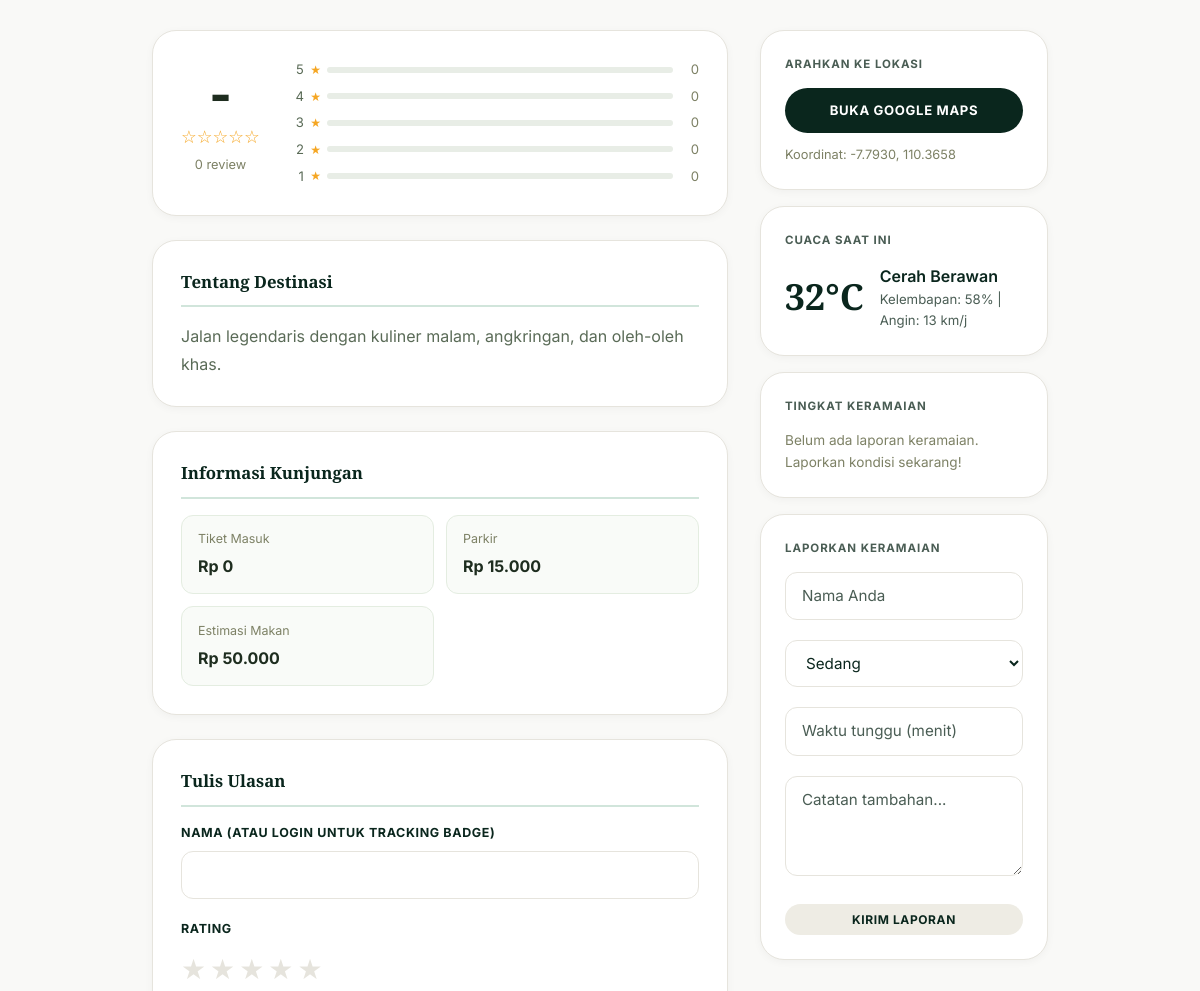
The page /place.php?id=21 (middle part) on the database as committed earlier.
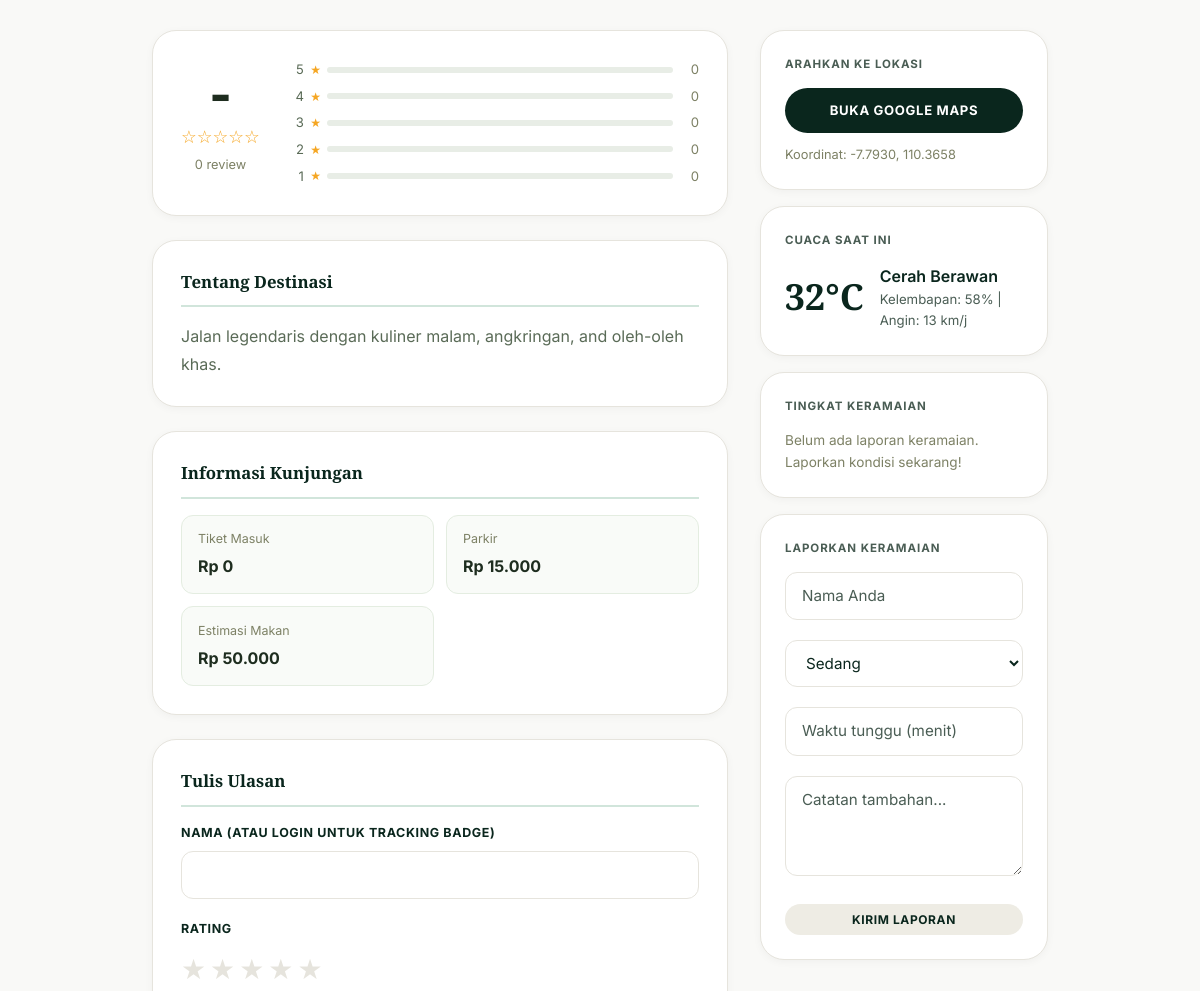
The same page on the database as committed later.
### tables this page shows
CREATE TABLE `places` (
    `id`           INT AUTO_INCREMENT PRIMARY KEY,
    `name`         VARCHAR(150) NOT NULL,
    `category_id`  INT NOT NULL,
    `location`     VARCHAR(200) NOT NULL,
    `description`  TEXT,
    `entrance_fee` DECIMAL(10, 2) DEFAULT 0,
    `parking_fee`  DECIMAL(10, 2) DEFAULT 0,
    `meal_cost`    DECIMAL(10, 2) DEFAULT 0,
    `latitude`     VARCHAR(20),
    `longitude`    VARCHAR(20),
    `image_url`    VARCHAR(255) DEFAULT '',
    `status`       ENUM('pending', 'approved', 'rejected') DEFAULT 'pending',
    `submitted_by` INT,
    `created_at`   TIMESTAMP DEFAULT CURRENT_TIMESTAMP,
    `updated_at`   TIMESTAMP DEFAULT CURRENT_TIMESTAMP ON UPDATE CURRENT_TIMESTAMP,
    FOREIGN KEY (`category_id`) REFERENCES `categories` (`id`) ON DELETE CASCADE,
    FOREIGN KEY (`submitted_by`) REFERENCES `users` (`id`) ON DELETE SET NULL
);

### includes/functions.php (called while the page is built, shortened)
<?php
function get_place_by_id($pdo, $place_id) {
    $stmt = $pdo->prepare("SELECT p.*, c.`name` as category_name, c.slug as category_slug
                            FROM places p
                            JOIN categories c ON p.category_id = c.id
                            WHERE p.id = ?");
    $stmt->execute([$place_id]);
    return $stmt->fetch();
}
function esc($str) {
    return htmlspecialchars($str ?? '', ENT_QUOTES, 'UTF-8');
}
function format_rupiah($amount) {
    return 'Rp ' . number_format($amount, 0, ',', '.');
}
function google_maps_url($lat, $lng, $name) {
    return "https://www.google.com/maps/dir/?api=1&destination=" . urlencode($lat . "," . $lng);
}
?>

### place.php (the view, shortened to what the changed rows need)
<?php
require_once 'includes/functions.php';
$place_id = (int)$_GET['id'];
$place = get_place_by_id($pdo, $place_id);
$maps_url = google_maps_url($place['latitude'], $place['longitude'], $place['name']);
require_once 'includes/header.php';
?>
<div class="container">
    <div class="place-info-grid">
        <div>
            <div class="info-panel">
                <h3>Tentang Destinasi</h3>
                <p style="line-height:1.7; color:#5a6b57;"><?php echo esc($place['description']); ?></p>
            </div>
            <div class="info-panel">
                <div class="cost-grid">
                    <div class="cost-card">
                        <div class="cost-label">Tiket Masuk</div>
                        <div class="cost-value"><?php echo format_rupiah($place['entrance_fee']); ?></div>
                    </div>
                    <div class="cost-card">
                        <div class="cost-label">Parkir</div>
                        <div class="cost-value"><?php echo format_rupiah($place['parking_fee']); ?></div>
                    </div>
                    <div class="cost-card">
                        <div class="cost-label">Estimasi Makan</div>
                        <div class="cost-value"><?php echo format_rupiah($place['meal_cost']); ?></div>
                    </div>
                </div>
            </div>
        </div>
        <div>
            <div class="widget">
                <div class="widget-title">Arahkan ke Lokasi</div>
                <a href="<?php echo esc($maps_url); ?>" target="_blank" class="btn btn-primary btn-block" style="margin-bottom:0.75rem;">Buka Google Maps</a>
                <p style="font-size:0.8rem; color:#7d8165;">Koordinat: <?php echo esc($place['latitude']); ?>, <?php echo esc($place['longitude']); ?></p>
            </div>
        </div>
    </div>
</div>
<?php require_once 'includes/footer.php'; ?>

Rows that differ between the two databases and show on the page:
changed places "Rp 0": description "Jalan legendaris dengan kuliner malam, angkringan, dan oleh-oleh khas." → "Jalan legendaris dengan kuliner malam, angkringan, and oleh-oleh khas."
